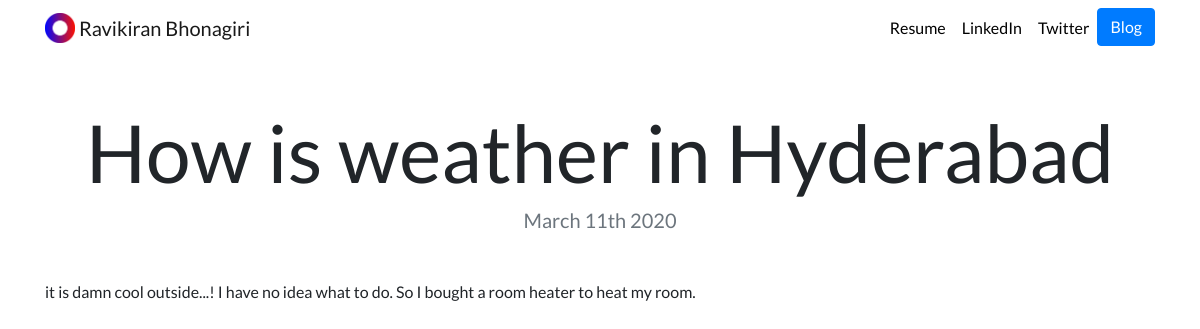
Page /blog/1/ on the committed database.
### blog/models.py (models this page shows, shortened)
class Blog(models.Model):
    title = models.CharField(max_length=200)
    description = models.TextField(max_length=500)
    date = models.DateField()

### blog/views.py (the view)
# urls.py: path('<int:blog_id>/', views.detail, name='detail'),
def detail(request, blog_id):
    blog = get_object_or_404(Blog, pk=blog_id)
    return render(request, 'blog/detail.html', {"blog":blog}  )

### blog/templates/blog/detail.html
{% extends "portfolio/base.html" %}
{% load static %}
{% block content %}
<h1 class="text-center mt-5" id="blogdetailtitle">{{ blog.title }}</h1>
<h5 class="text-center text-muted mb-5">{{ blog.date|date:'F jS Y' }}</h5>
{{ blog.description|safe }}
{% endblock %}

### portfolio/static/portfolio/custom.css (style rules this page uses)
body { font-family: 'Lato', sans-serif; }
@media (min-width: 992px) { #blogdetailtitle { font-size: 5rem; } }

### rows in the picture
Blog: title "How is weather in Hyderabad", date "March 11th 2020", description "it is damn cool outside...! I have no idea what to do. So I bought a room heater to heat my room."
